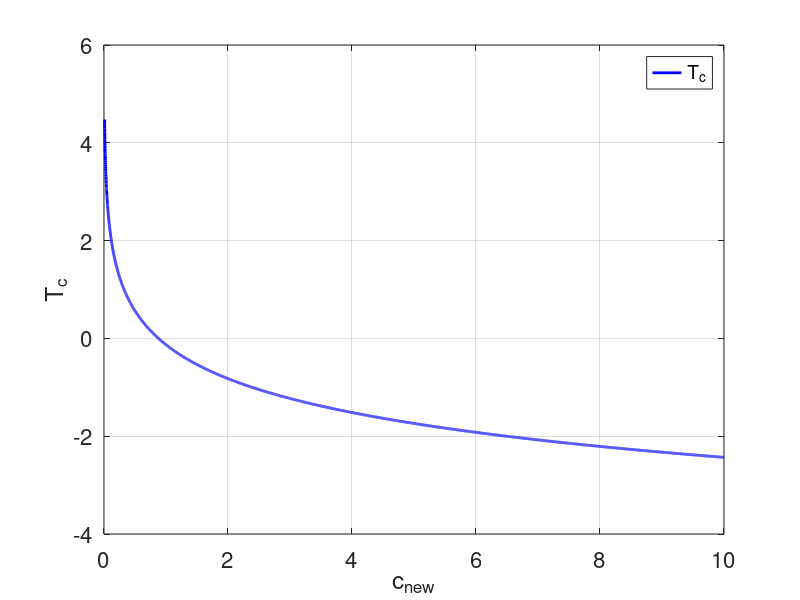

MATLAB code for this plot:
%% 
beta = 1;    
D_T  = 1;    
C_new_values = linspace(0.01, 10, 10000);

T0_min = -20;
T0_max = 20;
N = 1000;
T0_values = linspace(T0_min, T0_max, N);

Tc_values = zeros(size(C_new_values));

%% 
for i = 1:length(C_new_values)
    C_new = C_new_values(i);

    Tf = T0_values - (2/beta) * log( cosh( sqrt(beta * C_new/(2*D_T)) * exp((beta * T0_values)/2) ) );

    Tc_values(i) = max(Tf);
end

%% 
figure;
plot(C_new_values, Tc_values, 'b-', 'LineWidth', 2);
xlabel('c_{new}', 'FontSize', 16);
ylabel('T_c', 'FontSize', 16);
set(gca, 'FontSize', 16);
legend('T_c', 'Location', 'best', 'FontSize', 14);
grid on;
